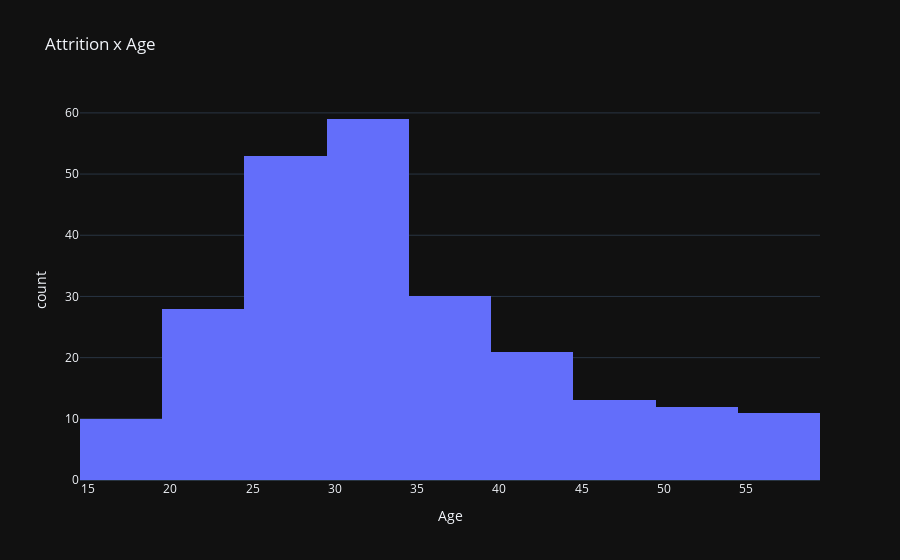
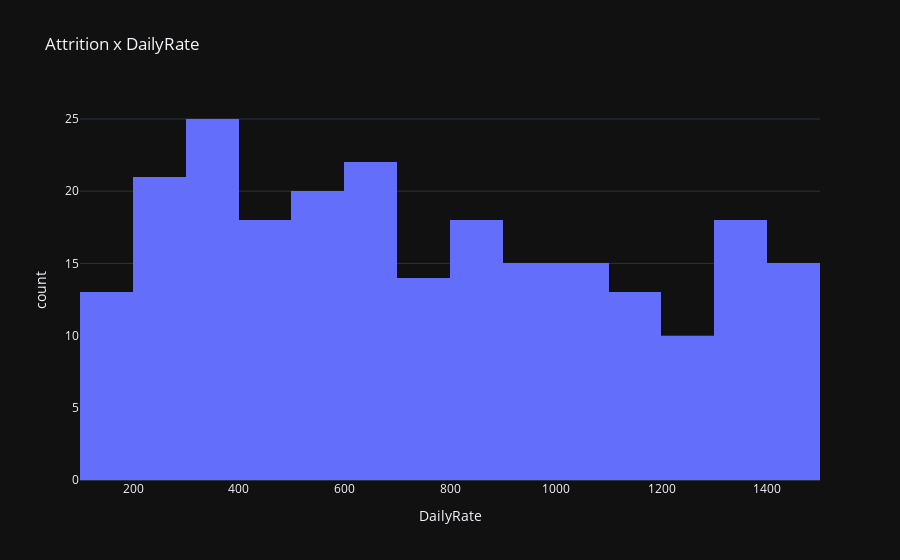
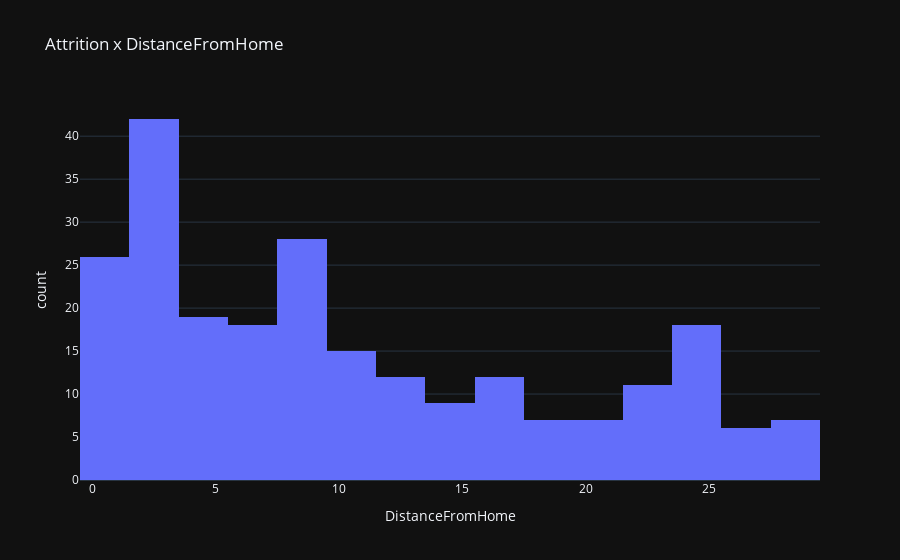

Here is the notebook cell these charts were saved with, in order:
### Code cell
numeric_plot('Age')
numeric_plot('DailyRate')
numeric_plot('DistanceFromHome')
numeric_plot('HourlyRate')
numeric_plot('JobLevel')
numeric_plot('MonthlyIncome')
numeric_plot('MonthlyRate')
numeric_plot('NumCompaniesWorked')
numeric_plot('PercentSalaryHike')
numeric_plot('StockOptionLevel')
numeric_plot('TotalWorkingYears')
numeric_plot('TrainingTimesLastYear')
numeric_plot('YearsAtCompany')
numeric_plot('YearsInCurrentRole')
numeric_plot('YearsSinceLastPromotion')
numeric_plot('YearsWithCurrManager')

### Figure 1 — Plotly figure (JSON) as saved in the notebook; plotly's stock layout.template omitted (floating-point values rounded to 4 significant figures; data arrays with more than 128 entries replaced by an {"elided": "..."} marker saying what was removed)
{"data": [{"alignmentgroup": "True", "bingroup": "x", "hovertemplate": "Age=%{x}<br>count=%{y}<extra></extra>", "legendgroup": "", "marker": {"color": "#636efa", "pattern": {"shape": ""}}, "name": "", "nbinsx": 20, "offsetgroup": "", "orientation": "v", "showlegend": false, "type": "histogram", "x": {"elided": "237 int values"}, "xaxis": "x", "yaxis": "y"}], "layout": {"barmode": "relative", "legend": {"tracegroupgap": 0}, "title": {"text": "Attrition x Age"}, "xaxis": {"anchor": "y", "domain": [0, 1], "title": {"text": "Age"}}, "yaxis": {"anchor": "x", "domain": [0, 1], "title": {"text": "count"}}}}

### Figure 2 — Plotly figure (JSON) as saved in the notebook; plotly's stock layout.template omitted (floating-point values rounded to 4 significant figures; data arrays with more than 128 entries replaced by an {"elided": "..."} marker saying what was removed)
{"data": [{"alignmentgroup": "True", "bingroup": "x", "hovertemplate": "DailyRate=%{x}<br>count=%{y}<extra></extra>", "legendgroup": "", "marker": {"color": "#636efa", "pattern": {"shape": ""}}, "name": "", "nbinsx": 20, "offsetgroup": "", "orientation": "v", "showlegend": false, "type": "histogram", "x": {"elided": "237 int values"}, "xaxis": "x", "yaxis": "y"}], "layout": {"barmode": "relative", "legend": {"tracegroupgap": 0}, "title": {"text": "Attrition x DailyRate"}, "xaxis": {"anchor": "y", "domain": [0, 1], "title": {"text": "DailyRate"}}, "yaxis": {"anchor": "x", "domain": [0, 1], "title": {"text": "count"}}}}

### Figure 3 — Plotly figure (JSON) as saved in the notebook; plotly's stock layout.template omitted (floating-point values rounded to 4 significant figures; data arrays with more than 128 entries replaced by an {"elided": "..."} marker saying what was removed)
{"data": [{"alignmentgroup": "True", "bingroup": "x", "hovertemplate": "DistanceFromHome=%{x}<br>count=%{y}<extra></extra>", "legendgroup": "", "marker": {"color": "#636efa", "pattern": {"shape": ""}}, "name": "", "nbinsx": 20, "offsetgroup": "", "orientation": "v", "showlegend": false, "type": "histogram", "x": {"elided": "237 int values"}, "xaxis": "x", "yaxis": "y"}], "layout": {"barmode": "relative", "legend": {"tracegroupgap": 0}, "title": {"text": "Attrition x DistanceFromHome"}, "xaxis": {"anchor": "y", "domain": [0, 1], "title": {"text": "DistanceFromHome"}}, "yaxis": {"anchor": "x", "domain": [0, 1], "title": {"text": "count"}}}}
